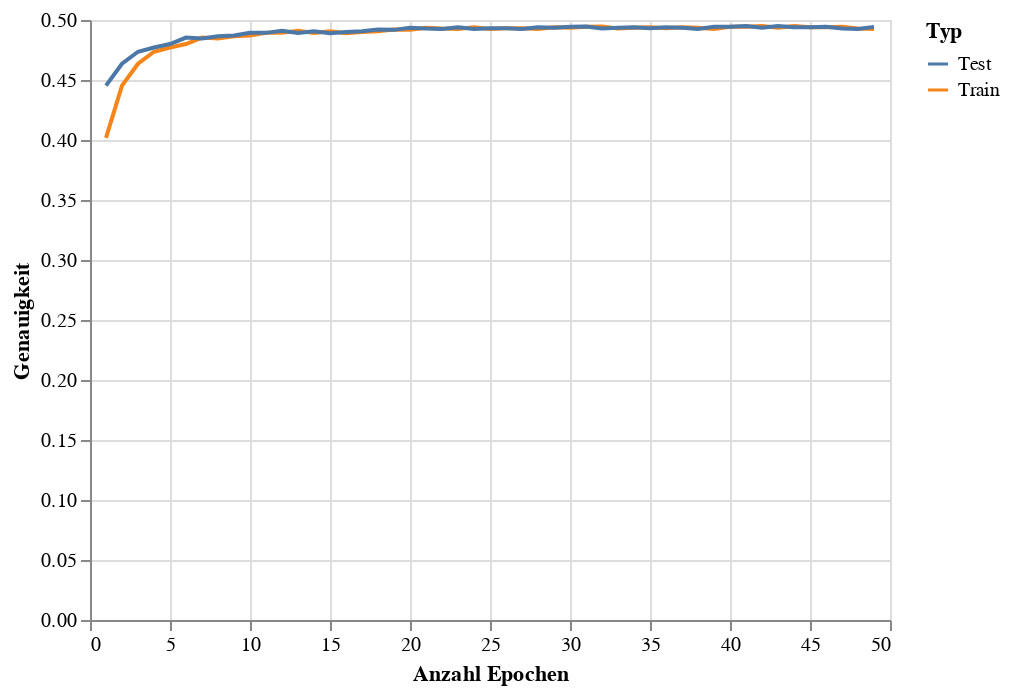

Here is the notebook cell this chart was saved with:
### Code cell
train_eval_accuracy_chart = alt.Chart(accuracy_df).mark_line().encode(
    x = alt.X('Epoch',title='Anzahl Epochen'),
    y = alt.Y('Accuracy',title='Genauigkeit'),
    color = alt.Color('Type',title='Typ')
)
train_eval_accuracy_chart

### Figure 1 — Vega-Lite specification as saved in the notebook (floating-point values rounded to 4 significant figures)
{"config": {"view": {"continuousWidth": 400, "continuousHeight": 300}}, "data": {"name": "data-5465431767a5ff539596002caead18c3"}, "mark": "line", "encoding": {"color": {"field": "Type", "title": "Typ", "type": "nominal"}, "x": {"field": "Epoch", "title": "Anzahl Epochen", "type": "quantitative"}, "y": {"field": "Accuracy", "title": "Genauigkeit", "type": "quantitative"}}, "$schema": "https://vega.github.io/schema/vega-lite/v4.17.0.json", "datasets": {"data-5465431767a5ff539596002caead18c3": [{"Epoch": 1, "Accuracy": 0.4017, "Type": "Train"}, {"Epoch": 2, "Accuracy": 0.4453, "Type": "Train"}, {"Epoch": 3, "Accuracy": 0.4635, "Type": "Train"}, {"Epoch": 4, "Accuracy": 0.4736, "Type": "Train"}, {"Epoch": 5, "Accuracy": 0.4771, "Type": "Train"}, {"Epoch": 6, "Accuracy": 0.48, "Type": "Train"}, {"Epoch": 7, "Accuracy": 0.4853, "Type": "Train"}, {"Epoch": 8, "Accuracy": 0.4846, "Type": "Train"}, {"Epoch": 9, "Accuracy": 0.4864, "Type": "Train"}, {"Epoch": 10, "Accuracy": 0.4871, "Type": "Train"}, {"Epoch": 11, "Accuracy": 0.4893, "Type": "Train"}, {"Epoch": 12, "Accuracy": 0.4893, "Type": "Train"}, {"Epoch": 13, "Accuracy": 0.4911, "Type": "Train"}, {"Epoch": 14, "Accuracy": 0.4893, "Type": "Train"}, {"Epoch": 15, "Accuracy": 0.4907, "Type": "Train"}, {"Epoch": 16, "Accuracy": 0.4889, "Type": "Train"}, {"Epoch": 17, "Accuracy": 0.49, "Type": "Train"}, {"Epoch": 18, "Accuracy": 0.4907, "Type": "Train"}, {"Epoch": 19, "Accuracy": 0.4921, "Type": "Train"}, {"Epoch": 20, "Accuracy": 0.4918, "Type": "Train"}, {"Epoch": 21, "Accuracy": 0.4936, "Type": "Train"}, {"Epoch": 22, "Accuracy": 0.4929, "Type": "Train"}, {"Epoch": 23, "Accuracy": 0.4925, "Type": "Train"}, {"Epoch": 24, "Accuracy": 0.4939, "Type": "Train"}, {"Epoch": 25, "Accuracy": 0.4925, "Type": "Train"}, {"Epoch": 26, "Accuracy": 0.4932, "Type": "Train"}, {"Epoch": 27, "Accuracy": 0.4932, "Type": "Train"}, {"Epoch": 28, "Accuracy": 0.4925, "Type": "Train"}, {"Epoch": 29, "Accuracy": 0.4939, "Type": "Train"}, {"Epoch": 30, "Accuracy": 0.4936, "Type": "Train"}, {"Epoch": 31, "Accuracy": 0.4943, "Type": "Train"}, {"Epoch": 32, "Accuracy": 0.4946, "Type": "Train"}, {"Epoch": 33, "Accuracy": 0.4929, "Type": "Train"}, {"Epoch": 34, "Accuracy": 0.4936, "Type": "Train"}, {"Epoch": 35, "Accuracy": 0.4939, "Type": "Train"}, {"Epoch": 36, "Accuracy": 0.4932, "Type": "Train"}, {"Epoch": 37, "Accuracy": 0.4939, "Type": "Train"}, {"Epoch": 38, "Accuracy": 0.4936, "Type": "Train"}, {"Epoch": 39, "Accuracy": 0.4925, "Type": "Train"}, {"Epoch": 40, "Accuracy": 0.4943, "Type": "Train"}, {"Epoch": 41, "Accuracy": 0.4943, "Type": "Train"}, {"Epoch": 42, "Accuracy": 0.495, "Type": "Train"}, {"Epoch": 43, "Accuracy": 0.4936, "Type": "Train"}, {"Epoch": 44, "Accuracy": 0.495, "Type": "Train"}, {"Epoch": 45, "Accuracy": 0.4939, "Type": "Train"}, {"Epoch": 46, "Accuracy": 0.4939, "Type": "Train"}, {"Epoch": 47, "Accuracy": 0.4943, "Type": "Train"}, {"Epoch": 48, "Accuracy": 0.4929, "Type": "Train"}, {"Epoch": 49, "Accuracy": 0.4925, "Type": "Train"}, {"Epoch": 1, "Accuracy": 0.4453, "Type": "Test"}, {"Epoch": 2, "Accuracy": 0.4635, "Type": "Test"}, {"Epoch": 3, "Accuracy": 0.4736, "Type": "Test"}, {"Epoch": 4, "Accuracy": 0.4771, "Type": "Test"}, {"Epoch": 5, "Accuracy": 0.48, "Type": "Test"}, {"Epoch": 6, "Accuracy": 0.4853, "Type": "Test"}, {"Epoch": 7, "Accuracy": 0.4846, "Type": "Test"}, {"Epoch": 8, "Accuracy": 0.4864, "Type": "Test"}, {"Epoch": 9, "Accuracy": 0.4871, "Type": "Test"}, {"Epoch": 10, "Accuracy": 0.4893, "Type": "Test"}, {"Epoch": 11, "Accuracy": 0.4893, "Type": "Test"}, {"Epoch": 12, "Accuracy": 0.4911, "Type": "Test"}, {"Epoch": 13, "Accuracy": 0.4893, "Type": "Test"}, {"Epoch": 14, "Accuracy": 0.4907, "Type": "Test"}, {"Epoch": 15, "Accuracy": 0.4889, "Type": "Test"}, {"Epoch": 16, "Accuracy": 0.49, "Type": "Test"}, {"Epoch": 17, "Accuracy": 0.4907, "Type": "Test"}, {"Epoch": 18, "Accuracy": 0.4921, "Type": "Test"}, {"Epoch": 19, "Accuracy": 0.4918, "Type": "Test"}, {"Epoch": 20, "Accuracy": 0.4936, "Type": "Test"}, {"Epoch": 21, "Accuracy": 0.4929, "Type": "Test"}, {"Epoch": 22, "Accuracy": 0.4925, "Type": "Test"}, {"Epoch": 23, "Accuracy": 0.4939, "Type": "Test"}, {"Epoch": 24, "Accuracy": 0.4925, "Type": "Test"}, {"Epoch": 25, "Accuracy": 0.4932, "Type": "Test"}, {"Epoch": 26, "Accuracy": 0.4932, "Type": "Test"}, {"Epoch": 27, "Accuracy": 0.4925, "Type": "Test"}, {"Epoch": 28, "Accuracy": 0.4939, "Type": "Test"}, {"Epoch": 29, "Accuracy": 0.4936, "Type": "Test"}, {"Epoch": 30, "Accuracy": 0.4943, "Type": "Test"}, {"Epoch": 31, "Accuracy": 0.4946, "Type": "Test"}, {"Epoch": 32, "Accuracy": 0.4929, "Type": "Test"}, {"Epoch": 33, "Accuracy": 0.4936, "Type": "Test"}, {"Epoch": 34, "Accuracy": 0.4939, "Type": "Test"}, {"Epoch": 35, "Accuracy": 0.4932, "Type": "Test"}, {"Epoch": 36, "Accuracy": 0.4939, "Type": "Test"}, {"Epoch": 37, "Accuracy": 0.4936, "Type": "Test"}, {"Epoch": 38, "Accuracy": 0.4925, "Type": "Test"}, {"Epoch": 39, "Accuracy": 0.4943, "Type": "Test"}, {"Epoch": 40, "Accuracy": 0.4943, "Type": "Test"}, {"Epoch": 41, "Accuracy": 0.495, "Type": "Test"}, {"Epoch": 42, "Accuracy": 0.4936, "Type": "Test"}, {"Epoch": 43, "Accuracy": 0.495, "Type": "Test"}, {"Epoch": 44, "Accuracy": 0.4939, "Type": "Test"}, {"Epoch": 45, "Accuracy": 0.4939, "Type": "Test"}, {"Epoch": 46, "Accuracy": 0.4943, "Type": "Test"}, {"Epoch": 47, "Accuracy": 0.4929, "Type": "Test"}, {"Epoch": 48, "Accuracy": 0.4925, "Type": "Test"}, {"Epoch": 49, "Accuracy": 0.4943, "Type": "Test"}]}}
